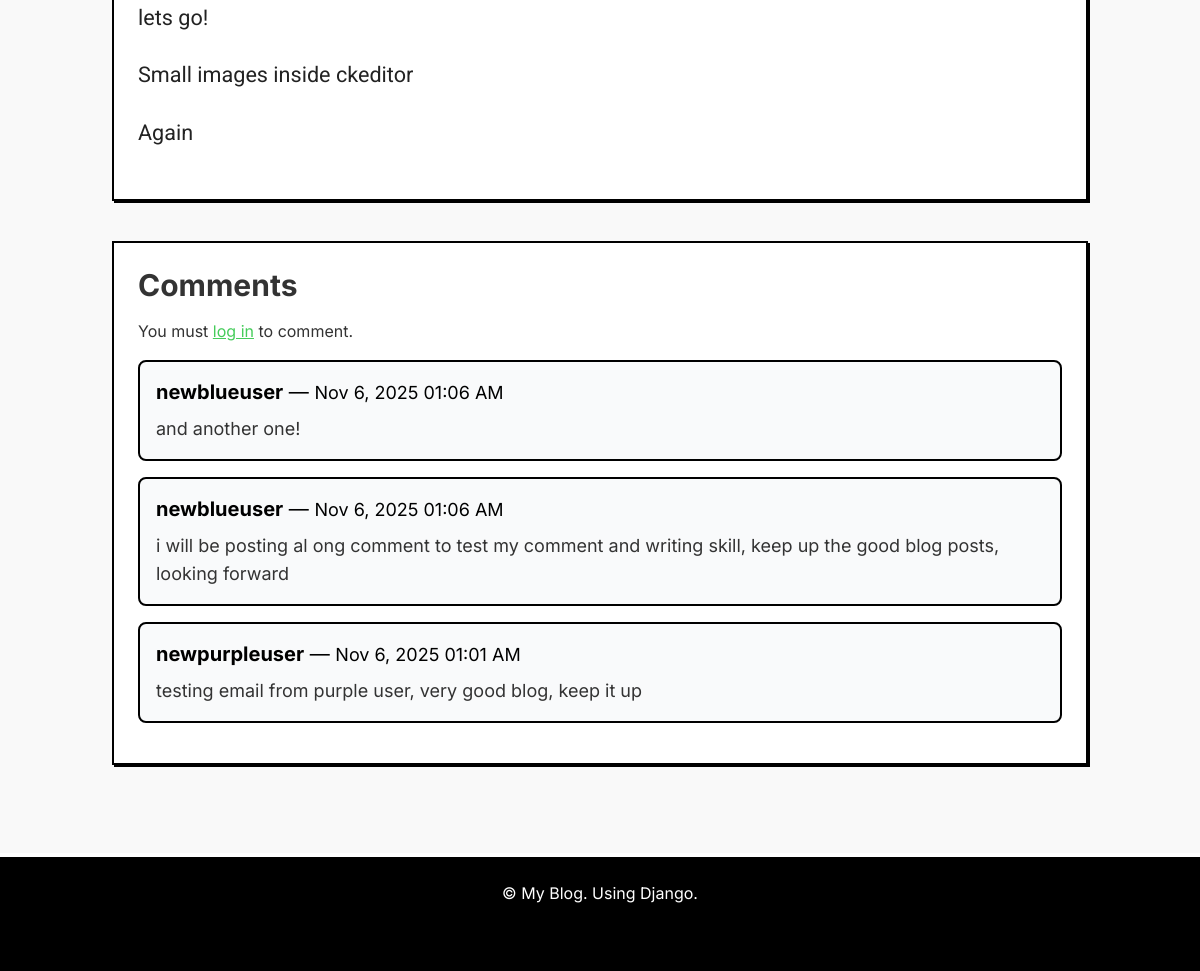
The page /greenblog/post/another-huge-photo-upload-try-from-mobile/ (lower part) on the database as committed earlier.
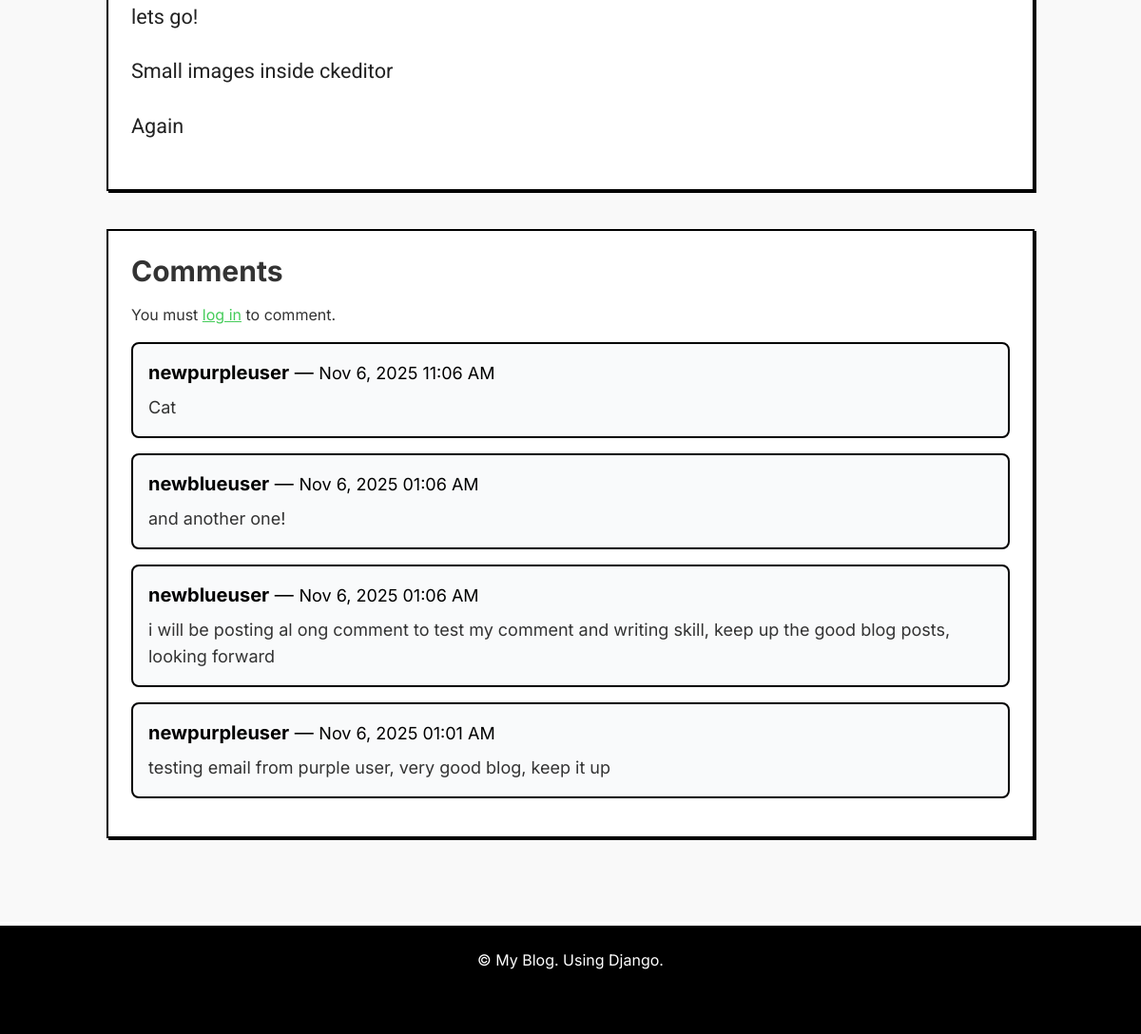
The same page on the database as committed later.
### blog/models.py (models this page shows, shortened)
class Comment(models.Model):
    post = models.ForeignKey(BlogPost, on_delete=models.CASCADE, related_name='comments')
    user = models.ForeignKey(User, on_delete=models.CASCADE)
    content = models.TextField()
    created_at = models.DateTimeField(auto_now_add=True)

### blog/views.py (the view)
# urls.py: path('post/<slug:slug>/', views.blog_detail, name='blog_detail'),
def blog_detail(request, slug):
    blog_post = get_object_or_404(BlogPost, slug=slug)
    comments = blog_post.comments.all().order_by('-created_at')
    if request.method == 'POST':
        if request.user.is_authenticated:
            form = CommentForm(request.POST)
            if form.is_valid():
                comment = form.save(commit=False)
                comment.post = blog_post
                comment.user = request.user
                comment.save()
                return redirect('blog_detail', slug=slug)
        else:
            return redirect('login')
    else:
        form = CommentForm()
    return render(request, 'blog/blog_detail.html', {
        'blog_post': blog_post,
        'comments': comments,
        'form': form
    })

### blog/templates/blog/blog_detail.html (shortened to what this page needs)
{% extends 'base.html' %}
{% load static %}
{% block content %}
<article class="max-w-8xl w-11/12 md:w-full mx-auto p-6 bg-white neo-card">
  <div class="prose prose-lg max-w-none">
    {% autoescape off %}
      {{ blog_post.content|safe }}
    {% endautoescape %}
  </div>
</article>
<section class="max-w-8xl w-11/12 md:w-full mx-auto mt-10 p-6 bg-white neo-card">
  <h2 class="text-2xl md:text-3xl font-bold mb-4">Comments</h2>
  {% if user.is_authenticated %}
    <form method="post" class="mb-10 text-md md:text-xl">
      {% csrf_token %}
      {{ form.as_p }}
      <button type="submit" class="text-md md:text-xl px-4 mt-2 py-2 bg-treegreen border-2 border-black font-semibold text-black hover:bg-black hover:text-treegreen transition rounded-lg">
        Post Comment
      </button>
    </form>
  {% else %}
    <p class="mb-4">You must <a href="{% url 'login' %}" class="text-treegreen underline">log in</a> to comment.</p>
  {% endif %}
  {% for comment in comments %}
    <div class="border-2 border-black p-4 mb-4 bg-gray-50 rounded-lg">
      <p class="text-black text-md md:text-xl"><strong>{{ comment.user.username }}</strong> — <span class="text-sm md:text-lg">{{ comment.created_at|date:"M j, Y h:i A" }}</span></p>
      <p class="mt-2 text-md md:text-lg">{{ comment.content }}</p>
    </div>
  {% empty %}
    <p class="text-gray-500">No comments yet.</p>
  {% endfor %}
</section>
{% endblock %}

Rows that differ between the two databases and show on the page:
added Comment: user.username "newpurpleuser", created_at "Nov 6, 2025 11:06 AM", content "Cat"
